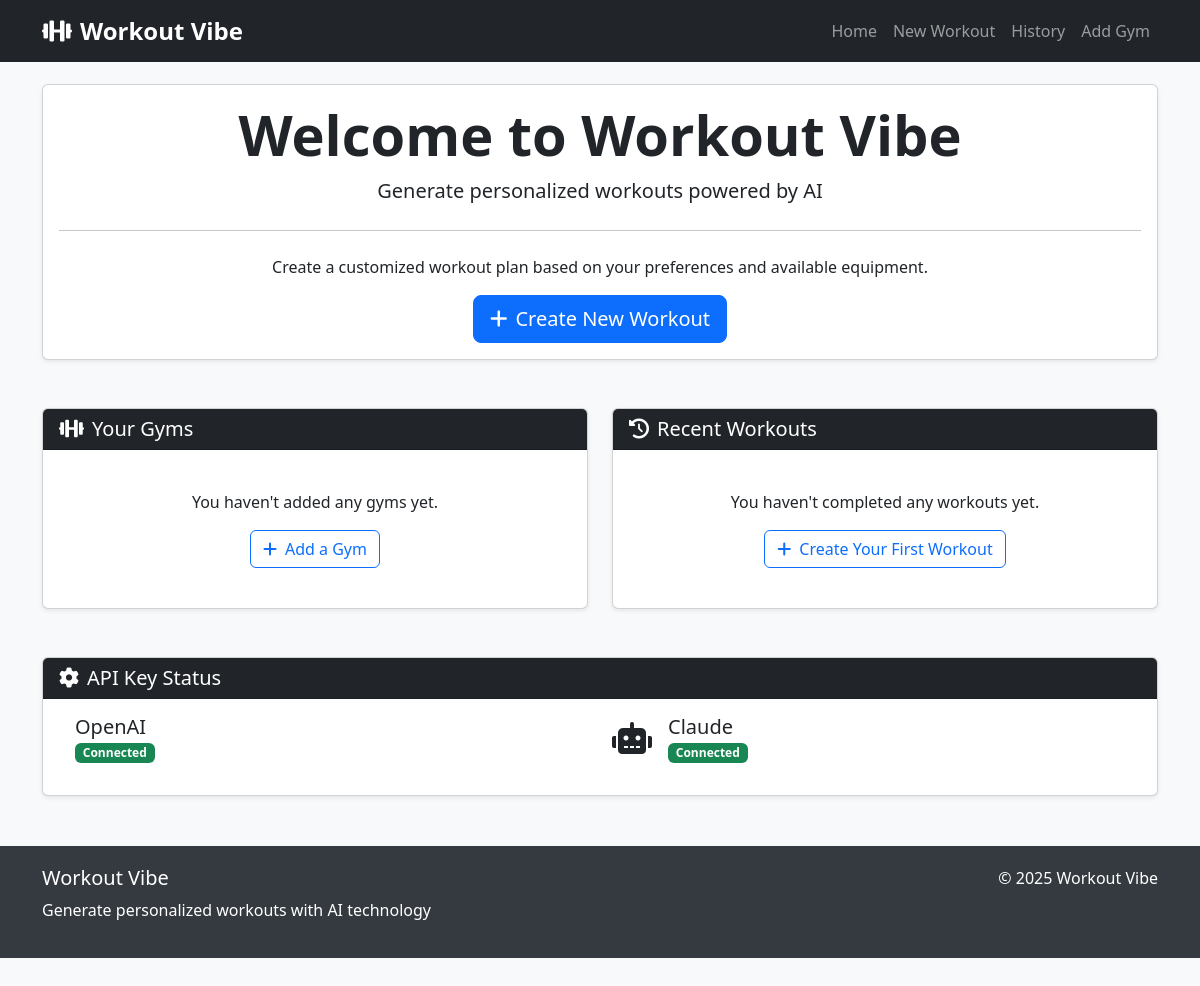
Before: / with the older database file.
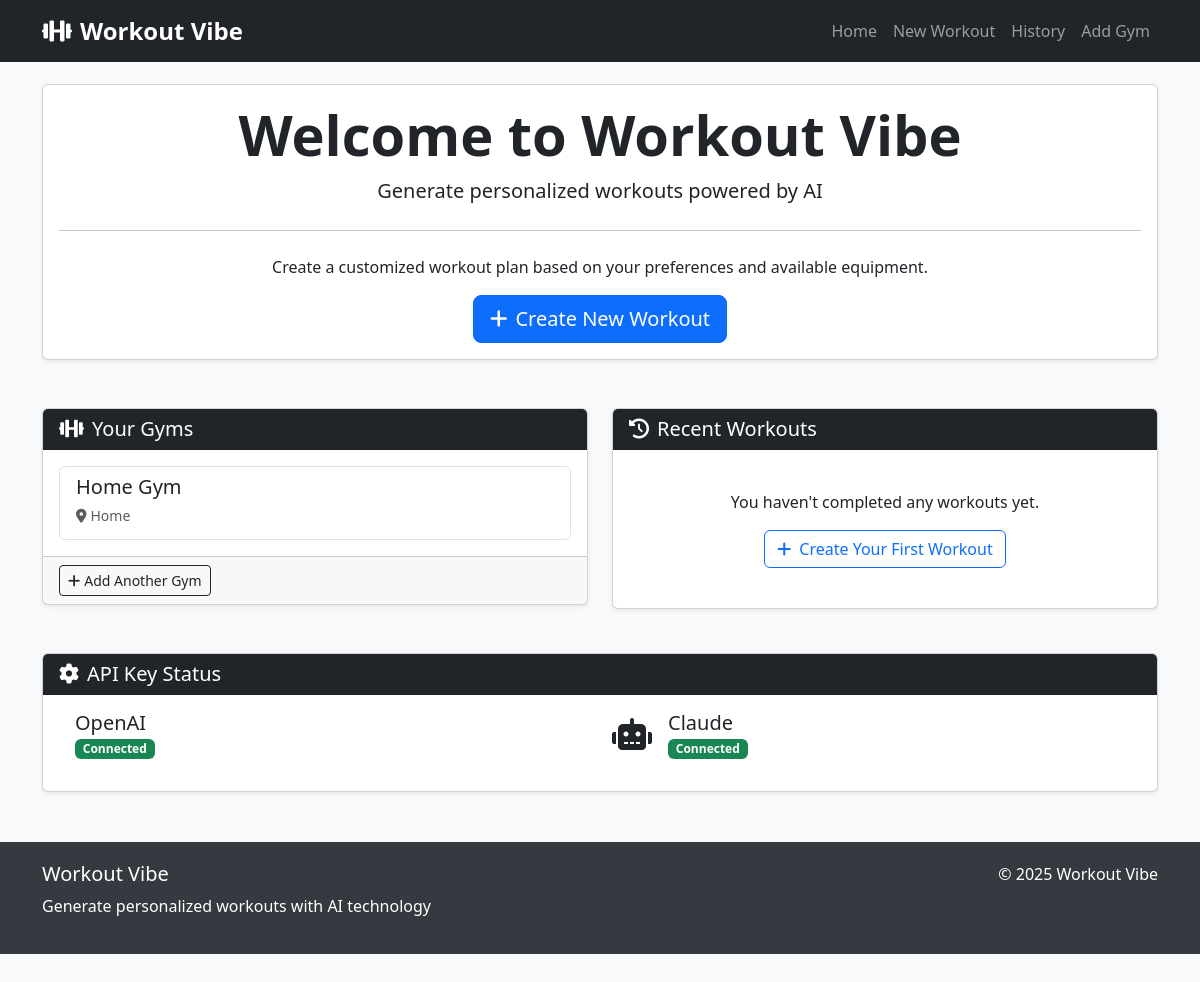
After: the same page with the newer database file.
### tables this page shows
CREATE TABLE gyms (
            id INTEGER PRIMARY KEY,
            name TEXT NOT NULL,
            location TEXT,
            description TEXT
        );

### app.py (the view)
@app.route('/')
def index():
    if not os.path.exists('data/exercises.db'):
        return render_template('setup.html')
    gym_db = GymDB()
    gyms = gym_db.get_all_gyms()
    gym_db.close()
    tracker = WorkoutTracker()
    recent_workouts = tracker.get_recent_workouts(5)
    tracker.close()
    return render_template('index.html',
                          gyms=gyms,
                          recent_workouts=recent_workouts,
                          api_key_status={
                              'openai': bool(os.environ.get('OPENAI_API_KEY')),
                              'claude': bool(os.environ.get('ANTHROPIC_API_KEY'))
                          })

### app.py (called while the page is built)
    def _create_tables(self):
        self.cursor.execute('''
        CREATE TABLE IF NOT EXISTS gyms (
            id INTEGER PRIMARY KEY,
            name TEXT NOT NULL,
            location TEXT,
            description TEXT
        )
        ''')
        self.cursor.execute('''
        CREATE TABLE IF NOT EXISTS equipment (
            id INTEGER PRIMARY KEY,
            gym_id INTEGER NOT NULL,
            name TEXT NOT NULL,
            category TEXT NOT NULL,
            quantity INTEGER DEFAULT 1,
            description TEXT,
            FOREIGN KEY (gym_id) REFERENCES gyms (id)
        )
        ''')
        self.conn.commit()

    def get_all_gyms(self) -> List[Dict]:
        self.cursor.execute('SELECT * FROM gyms ORDER BY name')
        return [dict(row) for row in self.cursor.fetchall()]

    def close(self):
        self.conn.close()

    def _create_tables(self):
        self.cursor.execute('''
        CREATE TABLE IF NOT EXISTS workouts (
            id INTEGER PRIMARY KEY,
            title TEXT NOT NULL,
            description TEXT,
            date TEXT NOT NULL,
            gym_id INTEGER,
            workout_data TEXT NOT NULL
        )
        ''')
        self.cursor.execute('''
        CREATE TABLE IF NOT EXISTS workout_logs (
            id INTEGER PRIMARY KEY,
            workout_id INTEGER NOT NULL,
            exercise_name TEXT NOT NULL,
            set_number INTEGER NOT NULL,
            reps INTEGER,
            weight REAL,
            rest_time INTEGER,
            notes TEXT,
            timestamp TEXT NOT NULL,
            FOREIGN KEY (workout_id) REFERENCES workouts (id)
        )
        ''')
        self.conn.commit()

    def get_recent_workouts(self, limit=10):
        self.cursor.execute('SELECT * FROM workouts ORDER BY date DESC LIMIT ?', (limit,))
        workouts = self.cursor.fetchall()
        return [dict(w) for w in workouts]

    def close(self):
        self.conn.close()

### templates/index.html (shortened to what this page needs)
{% extends 'base.html' %}
{% block content %}
<div class="row">
    <div class="col-lg-12 mb-4">
        <div class="card shadow-sm">
            <div class="card-body text-center">
                <h1 class="display-4 fw-bold">Welcome to Workout Vibe</h1>
                <p class="lead">Generate personalized workouts powered by AI</p>
                <hr class="my-4">
                <p>Create a customized workout plan based on your preferences and available equipment.</p>
                <a href="{{ url_for('new_workout') }}" class="btn btn-primary btn-lg">
                    <i class="fas fa-plus me-2"></i>Create New Workout
                </a>
            </div>
        </div>
    </div>
</div>
<div class="row mt-4">
    <div class="col-lg-6">
        <div class="card shadow-sm mb-4">
            <div class="card-header bg-dark text-white">
                <h5 class="mb-0"><i class="fas fa-dumbbell me-2"></i>Your Gyms</h5>
            </div>
            <div class="card-body">
                {% if gyms %}
                    <div class="list-group">
                        {% for gym in gyms %}
                            <a href="{{ url_for('view_gym', gym_id=gym.id) }}" class="list-group-item list-group-item-action">
                                <div class="d-flex w-100 justify-content-between">
                                    <h5 class="mb-1">{{ gym.name }}</h5>
                                </div>
                                {% if gym.location %}
                                    <p class="mb-1 text-muted"><small><i class="fas fa-map-marker-alt me-1"></i>{{ gym.location }}</small></p>
                                {% endif %}
                            </a>
                        {% endfor %}
                    </div>
                {% else %}
                    <div class="text-center py-4">
                        <p>You haven't added any gyms yet.</p>
                        <a href="{{ url_for('new_gym') }}" class="btn btn-outline-primary">
                            <i class="fas fa-plus me-2"></i>Add a Gym
                        </a>
                    </div>
                {% endif %}
            </div>
            {% if gyms %}
                <div class="card-footer">
                    <a href="{{ url_for('new_gym') }}" class="btn btn-outline-dark btn-sm">
                        <i class="fas fa-plus me-1"></i>Add Another Gym
                    </a>
                </div>
            {% endif %}
        </div>
    </div>
    <div class="col-lg-6">
        <div class="card shadow-sm">
            <div class="card-header bg-dark text-white">
                <h5 class="mb-0"><i class="fas fa-history me-2"></i>Recent Workouts</h5>
            </div>
            <div class="card-body">
                {% if recent_workouts %}
                    <div class="list-group">
                        {% for workout in recent_workouts %}
                            <a href="{{ url_for('workout_summary', workout_id=workout.id) }}" class="list-group-item list-group-item-action">
                                <div class="d-flex w-100 justify-content-between">
                                    <h5 class="mb-1">{{ workout.title }}</h5>
                                    <small>{{ workout.date }}</small>
                                </div>
                                <p class="mb-1">{{ workout.description[:100] }}{% if workout.description|length > 100 %}...{% endif %}</p>
                            </a>
                        {% endfor %}
                    </div>
                {% else %}
                    <div class="text-center py-4">
                        <p>You haven't completed any workouts yet.</p>
                        <a href="{{ url_for('new_workout') }}" class="btn btn-outline-primary">
                            <i class="fas fa-plus me-2"></i>Create Your First Workout
                        </a>
                    </div>
                {% endif %}
            </div>
        </div>
    </div>
</div>
<div class="row mt-4">
    <div class="col-lg-12">
        <div class="card shadow-sm">
            <div class="card-header bg-dark text-white">
                <h5 class="mb-0"><i class="fas fa-cog me-2"></i>API Key Status</h5>
            </div>
            <div class="card-body">
                <div class="row">
                    <div class="col-md-6">
                        <div class="d-flex align-items-center mb-3">
                            <div>
                                <h5 class="mb-0">OpenAI</h5>
                                {% if api_key_status.openai %}
                                    <span class="badge bg-success">Connected</span>
                                {% else %}
                                    <span class="badge bg-danger">Not Connected</span>
                                    <p class="text-muted mt-1">Set the OPENAI_API_KEY environment variable</p>
                                {% endif %}
                            </div>
                        </div>
                    </div>
                    <div class="col-md-6">
                        <div class="d-flex align-items-center mb-3">
                            <div class="me-3">
                                <i class="fas fa-robot fa-2x"></i>
                            </div>
                            <div>
                                <h5 class="mb-0">Claude</h5>
                                {% if api_key_status.claude %}
                                    <span class="badge bg-success">Connected</span>
                                {% else %}
                                    <span class="badge bg-danger">Not Connected</span>
                                    <p class="text-muted mt-1">Set the ANTHROPIC_API_KEY environment variable</p>
                                {% endif %}
                            </div>
                        </div>
                    </div>
                </div>
            </div>
        </div>
    </div>
</div>
{% endblock %}

### templates/base.html (shortened to what this page needs)
<!DOCTYPE html>
<html lang="en">
<head>
    <link href="https://cdn.jsdelivr.net/npm/bootstrap@5.3.0-alpha1/dist/css/bootstrap.min.css" rel="stylesheet">
    <link rel="stylesheet" href="https://cdnjs.cloudflare.com/ajax/libs/font-awesome/6.0.0/css/all.min.css">
</head>
<body>
    <nav class="navbar navbar-expand-lg navbar-dark bg-dark fixed-top">
        <div class="container">
            <a class="navbar-brand" href="{{ url_for('index') }}">
                <i class="fas fa-dumbbell me-2"></i>Workout Vibe
            </a>
            <div class="collapse navbar-collapse" id="navbarNav">
                <ul class="navbar-nav ms-auto">
                    <li class="nav-item">
                        <a class="nav-link" href="{{ url_for('index') }}">Home</a>
                    </li>
                    <li class="nav-item">
                        <a class="nav-link" href="{{ url_for('new_workout') }}">New Workout</a>
                    </li>
                    <li class="nav-item">
                        <a class="nav-link" href="{{ url_for('workout_history') }}">History</a>
                    </li>
                    <li class="nav-item">
                        <a class="nav-link" href="{{ url_for('new_gym') }}">Add Gym</a>
                    </li>
                </ul>
            </div>
        </div>
    </nav>
    <div class="container mt-4">
        {% block content %}{% endblock %}
    </div>
    <footer class="footer">
        <div class="container">
            <div class="row">
                <div class="col-lg-6">
                    <h5>Workout Vibe</h5>
                    <p>Generate personalized workouts with AI technology</p>
                </div>
                <div class="col-lg-6 text-end">
                    <p>&copy; 2025 Workout Vibe</p>
                </div>
            </div>
        </div>
    </footer>
</body>
</html>

### templates/base.html (style rules this page uses)
body { padding-top: 60px; padding-bottom: 40px; background-color: #f8f9fa; }
.navbar-brand { font-weight: bold; font-size: 1.5rem; }
.footer { margin-top: 50px; padding: 20px 0; background-color: #343a40; color: white; }

Changed rows visible on the page:
added gyms: name "Home Gym", location "Home"
Other visible differences:
text no longer shown: "You haven't added any gyms yet. Add a Gym"
text now shown: "Add Another Gym"
